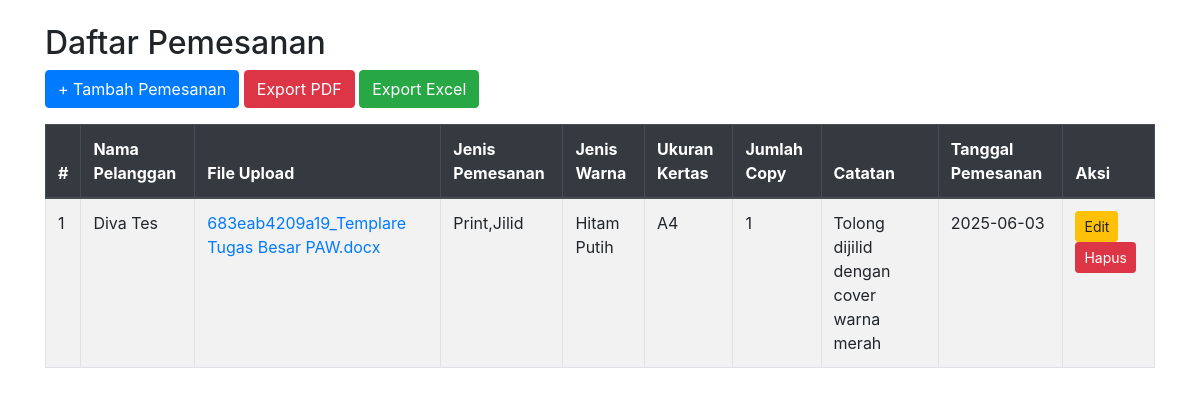
The page /pages/list_pemesanan.php on the database its author committed.
### tables this page shows
CREATE TABLE `pemesanan` (
  `id` int NOT NULL,
  `user_id` int DEFAULT NULL,
  `nama_pelanggan` varchar(100) DEFAULT NULL,
  `file_upload` varchar(255) DEFAULT NULL,
  `jenis_pemesanan` text,
  `jenis_warna` varchar(50) DEFAULT NULL,
  `ukuran_kertas` varchar(20) DEFAULT NULL,
  `jumlah_copy` int DEFAULT NULL,
  `catatan` text,
  `tanggal_pemesanan` date DEFAULT NULL,
  `status` enum('pending','processing','completed') DEFAULT 'pending',
  `created_at` timestamp NULL DEFAULT CURRENT_TIMESTAMP,
  `total_harga` decimal(10,2) DEFAULT NULL
);

### functions/pemesanan.php (called while the page is built, shortened)
<?php
include_once __DIR__.'/../config/db.php';
function getAllPemesanan() {
    global $conn;
    $sql = "SELECT * FROM pemesanan ORDER BY tanggal_pemesanan DESC";
    $result = mysqli_query($conn, $sql);
    $data = [];
    while ($row = mysqli_fetch_assoc($result)) {
        $data[] = $row;
    }
    return $data;
}
?>

### pages/list_pemesanan.php (the view, shortened to what this page needs)
<?php
require_once '../functions/pemesanan.php';
$pemesanans = getAllPemesanan();
?>
<!DOCTYPE html>
<html lang="id">
<head>
    <link rel="stylesheet" href="https://stackpath.bootstrapcdn.com/bootstrap/4.5.0/css/bootstrap.min.css">
</head>
<body class="container pt-4">
    <h2>Daftar Pemesanan</h2>
    <a href="add_pemesanan.php" class="btn btn-primary mb-3">+ Tambah Pemesanan</a>
    <a href="../export/export_pdf.php" class="btn btn-danger mb-3">Export PDF</a>
    <a href="../export/export_excel.php" class="btn btn-success mb-3">Export Excel</a>
    <table class="table table-bordered table-striped">
        <thead class="thead-dark">
            <tr>
                <th>#</th>
                <th>Nama Pelanggan</th>
                <th>File Upload</th>
                <th>Jenis Pemesanan</th>
                <th>Jenis Warna</th>
                <th>Ukuran Kertas</th>
                <th>Jumlah Copy</th>
                <th>Catatan</th>
                <th>Tanggal Pemesanan</th>
                <th>Aksi</th>
            </tr>
        </thead>
        <tbody>
        <?php if (count($pemesanans) == 0): ?>
            <tr><td colspan="10" class="text-center">Data kosong</td></tr>
        <?php else: foreach ($pemesanans as $i => $p): ?>
            <tr>
                <td><?= $i+1 ?></td>
                <td><?= htmlspecialchars($p['nama_pelanggan']) ?></td>
                <td>
                    <?php if ($p['file_upload']): ?>
                        <a href="../uploads/<?= htmlspecialchars($p['file_upload']) ?>" target="_blank"><?= htmlspecialchars($p['file_upload']) ?></a>
                    <?php else: ?>
                        -
                    <?php endif; ?>
                </td>
                <td><?= htmlspecialchars($p['jenis_pemesanan']) ?></td>
                <td><?= htmlspecialchars($p['jenis_warna']) ?></td>
                <td><?= htmlspecialchars($p['ukuran_kertas']) ?></td>
                <td><?= (int)$p['jumlah_copy'] ?></td>
                <td><?= htmlspecialchars($p['catatan']) ?></td>
                <td><?= htmlspecialchars($p['tanggal_pemesanan']) ?></td>
                <td>
                    <a href="edit_pemesanan.php?id=<?= $p['id'] ?>" class="btn btn-sm btn-warning">Edit</a>
                    <a href="list_pemesanan.php?hapus=<?= $p['id'] ?>" class="btn btn-sm btn-danger" onclick="return confirm('Yakin hapus?')">Hapus</a>
                </td>
            </tr>
        <?php endforeach; endif; ?>
        </tbody>
    </table>
</body>
</html>

### rows shown on the page
pemesanan: nama_pelanggan "Diva Tes", file_upload "683eab4209a19_Templare Tugas Besar PAW.docx", jenis_pemesanan "Print,Jilid", jenis_warna "Hitam Putih", ukuran_kertas "A4", jumlah_copy "1", catatan "Tolong dijilid dengan cover warna merah", tanggal_pemesanan "2025-06-03"
